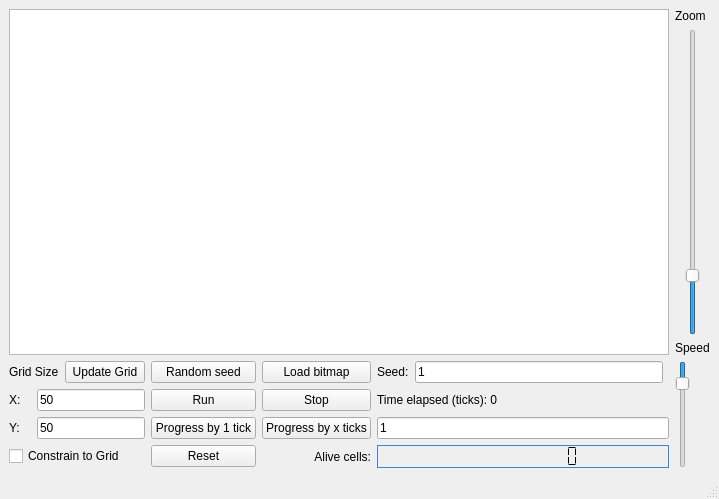
<?xml version="1.0" encoding="UTF-8"?>
<ui version="4.0">
 <class>MainWindow</class>
 <widget class="QMainWindow" name="MainWindow">
  <property name="geometry">
   <rect>
    <x>0</x>
    <y>0</y>
    <width>719</width>
    <height>499</height>
   </rect>
  </property>
  <property name="windowTitle">
   <string>MainWindow</string>
  </property>
  <widget class="QWidget" name="centralwidget">
   <layout class="QGridLayout" name="gridLayout">
    <item row="3" column="5">
     <widget class="QLabel" name="label_Seed">
      <property name="text">
       <string>Seed:</string>
      </property>
     </widget>
    </item>
    <item row="6" column="4">
     <widget class="QLabel" name="label_CellCount">
      <property name="layoutDirection">
       <enum>Qt::LeftToRight</enum>
      </property>
      <property name="text">
       <string>Alive cells:</string>
      </property>
      <property name="alignment">
       <set>Qt::AlignRight|Qt::AlignTrailing|Qt::AlignVCenter</set>
      </property>
     </widget>
    </item>
    <item row="2" column="8">
     <widget class="QLabel" name="label_Speed">
      <property name="text">
       <string>Speed</string>
      </property>
     </widget>
    </item>
    <item row="4" column="1" colspan="2">
     <widget class="QLineEdit" name="edit_gridSize_X">
      <property name="text">
       <string>50</string>
      </property>
     </widget>
    </item>
    <item row="3" column="6">
     <widget class="QLineEdit" name="edit_seed">
      <property name="text">
       <string>1</string>
      </property>
     </widget>
    </item>
    <item row="5" column="0">
     <widget class="QLabel" name="label_StaticY">
      <property name="text">
       <string>Y:</string>
      </property>
     </widget>
    </item>
    <item row="5" column="1" colspan="2">
     <widget class="QLineEdit" name="edit_gridSize_Y">
      <property name="text">
       <string>50</string>
      </property>
     </widget>
    </item>
    <item row="3" column="0" colspan="2">
     <widget class="QLabel" name="label_GridSize">
      <property name="text">
       <string>Grid Size</string>
      </property>
     </widget>
    </item>
    <item row="6" column="0" colspan="3">
     <widget class="QCheckBox" name="check_Constrain">
      <property name="text">
       <string>Constrain to Grid</string>
      </property>
      <property name="tristate">
       <bool>false</bool>
      </property>
     </widget>
    </item>
    <item row="0" column="8">
     <widget class="QLabel" name="label_Zoom">
      <property name="text">
       <string>Zoom</string>
      </property>
     </widget>
    </item>
    <item row="1" column="8" alignment="Qt::AlignHCenter">
     <widget class="QSlider" name="slider_Zoom">
      <property name="minimum">
       <number>3</number>
      </property>
      <property name="value">
       <number>20</number>
      </property>
      <property name="orientation">
       <enum>Qt::Vertical</enum>
      </property>
      <property name="invertedAppearance">
       <bool>false</bool>
      </property>
     </widget>
    </item>
    <item row="3" column="4">
     <widget class="QPushButton" name="pushB_loadBMP">
      <property name="text">
       <string>Load bitmap</string>
      </property>
     </widget>
    </item>
    <item row="4" column="0">
     <widget class="QLabel" name="label_StaticX">
      <property name="text">
       <string>X:</string>
      </property>
     </widget>
    </item>
    <item row="3" column="2">
     <widget class="QPushButton" name="pushB_updateGrid">
      <property name="text">
       <string>Update Grid</string>
      </property>
     </widget>
    </item>
    <item row="4" column="4">
     <widget class="QPushButton" name="pushB_Stop">
      <property name="text">
       <string>Stop</string>
      </property>
     </widget>
    </item>
    <item row="4" column="3">
     <widget class="QPushButton" name="pushB_Run">
      <property name="text">
       <string>Run</string>
      </property>
     </widget>
    </item>
    <item row="3" column="3">
     <widget class="QPushButton" name="pushB_RndSeed">
      <property name="text">
       <string>Random seed</string>
      </property>
     </widget>
    </item>
    <item row="5" column="4">
     <widget class="QPushButton" name="pushB_ProgressX">
      <property name="text">
       <string>Progress by x ticks</string>
      </property>
     </widget>
    </item>
    <item row="6" column="3">
     <widget class="QPushButton" name="pushB_resetGrid">
      <property name="text">
       <string>Reset</string>
      </property>
     </widget>
    </item>
    <item row="5" column="3">
     <widget class="QPushButton" name="pushB_Progress1">
      <property name="text">
       <string>Progress by 1 tick</string>
      </property>
     </widget>
    </item>
    <item row="0" column="0" rowspan="3" colspan="8">
     <widget class="QTableView" name="myTableView">
      <property name="autoFillBackground">
       <bool>false</bool>
      </property>
      <property name="frameShape">
       <enum>QFrame::StyledPanel</enum>
      </property>
      <property name="frameShadow">
       <enum>QFrame::Sunken</enum>
      </property>
      <property name="editTriggers">
       <set>QAbstractItemView::SelectedClicked</set>
      </property>
      <property name="tabKeyNavigation">
       <bool>false</bool>
      </property>
      <property name="selectionMode">
       <enum>QAbstractItemView::NoSelection</enum>
      </property>
      <property name="verticalScrollMode">
       <enum>QAbstractItemView::ScrollPerPixel</enum>
      </property>
      <property name="horizontalScrollMode">
       <enum>QAbstractItemView::ScrollPerPixel</enum>
      </property>
      <property name="showGrid">
       <bool>true</bool>
      </property>
      <property name="cornerButtonEnabled">
       <bool>false</bool>
      </property>
      <attribute name="horizontalHeaderVisible">
       <bool>false</bool>
      </attribute>
      <attribute name="horizontalHeaderCascadingSectionResizes">
       <bool>false</bool>
      </attribute>
      <attribute name="horizontalHeaderMinimumSectionSize">
       <number>1</number>
      </attribute>
      <attribute name="horizontalHeaderDefaultSectionSize">
       <number>20</number>
      </attribute>
      <attribute name="horizontalHeaderHighlightSections">
       <bool>false</bool>
      </attribute>
      <attribute name="verticalHeaderVisible">
       <bool>false</bool>
      </attribute>
      <attribute name="verticalHeaderCascadingSectionResizes">
       <bool>false</bool>
      </attribute>
      <attribute name="verticalHeaderMinimumSectionSize">
       <number>1</number>
      </attribute>
      <attribute name="verticalHeaderDefaultSectionSize">
       <number>20</number>
      </attribute>
      <attribute name="verticalHeaderHighlightSections">
       <bool>false</bool>
      </attribute>
     </widget>
    </item>
    <item row="4" column="5" colspan="3">
     <widget class="QLabel" name="label_TimeElapsed">
      <property name="text">
       <string>Time elapsed (ticks): 0</string>
      </property>
     </widget>
    </item>
    <item row="5" column="5" colspan="3">
     <widget class="QLineEdit" name="edit_stepSize">
      <property name="text">
       <string>1</string>
      </property>
     </widget>
    </item>
    <item row="6" column="5" colspan="3">
     <widget class="QLCDNumber" name="Screen_CellCount">
      <property name="palette">
       <palette>
        <active>
         <colorrole role="WindowText">
          <brush brushstyle="SolidPattern">
           <color alpha="255">
            <red>0</red>
            <green>0</green>
            <blue>0</blue>
           </color>
          </brush>
         </colorrole>
         <colorrole role="Button">
          <brush brushstyle="SolidPattern">
           <color alpha="255">
            <red>85</red>
            <green>170</green>
            <blue>255</blue>
           </color>
          </brush>
         </colorrole>
         <colorrole role="Light">
          <brush brushstyle="SolidPattern">
           <color alpha="255">
            <red>213</red>
            <green>234</green>
            <blue>255</blue>
           </color>
          </brush>
         </colorrole>
         <colorrole role="Midlight">
          <brush brushstyle="SolidPattern">
           <color alpha="255">
            <red>149</red>
            <green>202</green>
            <blue>255</blue>
           </color>
          </brush>
         </colorrole>
         <colorrole role="Dark">
          <brush brushstyle="SolidPattern">
           <color alpha="255">
            <red>42</red>
            <green>85</green>
            <blue>127</blue>
           </color>
          </brush>
         </colorrole>
         <colorrole role="Mid">
          <brush brushstyle="SolidPattern">
           <color alpha="255">
            <red>56</red>
            <green>113</green>
            <blue>170</blue>
           </color>
          </brush>
         </colorrole>
         <colorrole role="Text">
          <brush brushstyle="SolidPattern">
           <color alpha="255">
            <red>0</red>
            <green>0</green>
            <blue>0</blue>
           </color>
          </brush>
         </colorrole>
         <colorrole role="BrightText">
          <brush brushstyle="SolidPattern">
           <color alpha="255">
            <red>255</red>
            <green>255</green>
            <blue>255</blue>
           </color>
          </brush>
         </colorrole>
         <colorrole role="ButtonText">
          <brush brushstyle="SolidPattern">
           <color alpha="255">
            <red>0</red>
            <green>0</green>
            <blue>0</blue>
           </color>
          </brush>
         </colorrole>
         <colorrole role="Base">
          <brush brushstyle="SolidPattern">
           <color alpha="255">
            <red>255</red>
            <green>255</green>
            <blue>255</blue>
           </color>
          </brush>
         </colorrole>
         <colorrole role="Window">
          <brush brushstyle="SolidPattern">
           <color alpha="255">
            <red>85</red>
            <green>170</green>
            <blue>255</blue>
           </color>
          </brush>
         </colorrole>
         <colorrole role="Shadow">
          <brush brushstyle="SolidPattern">
           <color alpha="255">
            <red>0</red>
            <green>0</green>
            <blue>0</blue>
           </color>
          </brush>
         </colorrole>
         <colorrole role="AlternateBase">
          <brush brushstyle="SolidPattern">
           <color alpha="255">
            <red>170</red>
            <green>212</green>
            <blue>255</blue>
           </color>
          </brush>
         </colorrole>
         <colorrole role="ToolTipBase">
          <brush brushstyle="SolidPattern">
           <color alpha="255">
            <red>255</red>
            <green>255</green>
            <blue>220</blue>
           </color>
          </brush>
         </colorrole>
         <colorrole role="ToolTipText">
          <brush brushstyle="SolidPattern">
           <color alpha="255">
            <red>0</red>
            <green>0</green>
            <blue>0</blue>
           </color>
          </brush>
         </colorrole>
         <colorrole role="PlaceholderText">
          <brush brushstyle="SolidPattern">
           <color alpha="128">
            <red>0</red>
            <green>0</green>
            <blue>0</blue>
           </color>
          </brush>
         </colorrole>
        </active>
        <inactive>
         <colorrole role="WindowText">
          <brush brushstyle="SolidPattern">
           <color alpha="255">
            <red>0</red>
            <green>0</green>
            <blue>0</blue>
           </color>
          </brush>
         </colorrole>
         <colorrole role="Button">
          <brush brushstyle="SolidPattern">
           <color alpha="255">
            <red>85</red>
            <green>170</green>
            <blue>255</blue>
           </color>
          </brush>
         </colorrole>
         <colorrole role="Light">
          <brush brushstyle="SolidPattern">
           <color alpha="255">
            <red>213</red>
            <green>234</green>
            <blue>255</blue>
           </color>
          </brush>
         </colorrole>
         <colorrole role="Midlight">
          <brush brushstyle="SolidPattern">
           <color alpha="255">
            <red>149</red>
            <green>202</green>
            <blue>255</blue>
           </color>
          </brush>
         </colorrole>
         <colorrole role="Dark">
          <brush brushstyle="SolidPattern">
           <color alpha="255">
            <red>42</red>
            <green>85</green>
            <blue>127</blue>
           </color>
          </brush>
         </colorrole>
         <colorrole role="Mid">
          <brush brushstyle="SolidPattern">
           <color alpha="255">
            <red>56</red>
            <green>113</green>
            <blue>170</blue>
           </color>
          </brush>
         </colorrole>
         <colorrole role="Text">
          <brush brushstyle="SolidPattern">
           <color alpha="255">
            <red>0</red>
            <green>0</green>
            <blue>0</blue>
           </color>
          </brush>
         </colorrole>
         <colorrole role="BrightText">
          <brush brushstyle="SolidPattern">
           <color alpha="255">
            <red>255</red>
            <green>255</green>
            <blue>255</blue>
           </color>
          </brush>
         </colorrole>
         <colorrole role="ButtonText">
          <brush brushstyle="SolidPattern">
           <color alpha="255">
            <red>0</red>
            <green>0</green>
            <blue>0</blue>
           </color>
          </brush>
         </colorrole>
         <colorrole role="Base">
          <brush brushstyle="SolidPattern">
           <color alpha="255">
            <red>255</red>
            <green>255</green>
            <blue>255</blue>
           </color>
          </brush>
         </colorrole>
         <colorrole role="Window">
          <brush brushstyle="SolidPattern">
           <color alpha="255">
            <red>85</red>
            <green>170</green>
            <blue>255</blue>
           </color>
          </brush>
         </colorrole>
         <colorrole role="Shadow">
          <brush brushstyle="SolidPattern">
           <color alpha="255">
            <red>0</red>
            <green>0</green>
            <blue>0</blue>
           </color>
          </brush>
         </colorrole>
         <colorrole role="AlternateBase">
          <brush brushstyle="SolidPattern">
           <color alpha="255">
            <red>170</red>
            <green>212</green>
            <blue>255</blue>
           </color>
          </brush>
         </colorrole>
         <colorrole role="ToolTipBase">
          <brush brushstyle="SolidPattern">
           <color alpha="255">
            <red>255</red>
            <green>255</green>
            <blue>220</blue>
           </color>
          </brush>
         </colorrole>
         <colorrole role="ToolTipText">
          <brush brushstyle="SolidPattern">
           <color alpha="255">
            <red>0</red>
            <green>0</green>
            <blue>0</blue>
           </color>
          </brush>
         </colorrole>
         <colorrole role="PlaceholderText">
          <brush brushstyle="SolidPattern">
           <color alpha="128">
            <red>0</red>
            <green>0</green>
            <blue>0</blue>
           </color>
          </brush>
         </colorrole>
        </inactive>
        <disabled>
         <colorrole role="WindowText">
          <brush brushstyle="SolidPattern">
           <color alpha="255">
            <red>42</red>
            <green>85</green>
            <blue>127</blue>
           </color>
          </brush>
         </colorrole>
         <colorrole role="Button">
          <brush brushstyle="SolidPattern">
           <color alpha="255">
            <red>85</red>
            <green>170</green>
            <blue>255</blue>
           </color>
          </brush>
         </colorrole>
         <colorrole role="Light">
          <brush brushstyle="SolidPattern">
           <color alpha="255">
            <red>213</red>
            <green>234</green>
            <blue>255</blue>
           </color>
          </brush>
         </colorrole>
         <colorrole role="Midlight">
          <brush brushstyle="SolidPattern">
           <color alpha="255">
            <red>149</red>
            <green>202</green>
            <blue>255</blue>
           </color>
          </brush>
         </colorrole>
         <colorrole role="Dark">
          <brush brushstyle="SolidPattern">
           <color alpha="255">
            <red>42</red>
            <green>85</green>
            <blue>127</blue>
           </color>
          </brush>
         </colorrole>
         <colorrole role="Mid">
          <brush brushstyle="SolidPattern">
           <color alpha="255">
            <red>56</red>
            <green>113</green>
            <blue>170</blue>
           </color>
          </brush>
         </colorrole>
         <colorrole role="Text">
          <brush brushstyle="SolidPattern">
           <color alpha="255">
            <red>42</red>
            <green>85</green>
            <blue>127</blue>
           </color>
          </brush>
         </colorrole>
         <colorrole role="BrightText">
          <brush brushstyle="SolidPattern">
           <color alpha="255">
            <red>255</red>
            <green>255</green>
            <blue>255</blue>
           </color>
          </brush>
         </colorrole>
         <colorrole role="ButtonText">
          <brush brushstyle="SolidPattern">
           <color alpha="255">
            <red>42</red>
            <green>85</green>
            <blue>127</blue>
           </color>
          </brush>
         </colorrole>
         <colorrole role="Base">
          <brush brushstyle="SolidPattern">
           <color alpha="255">
            <red>85</red>
            <green>170</green>
            <blue>255</blue>
           </color>
          </brush>
         </colorrole>
         <colorrole role="Window">
          <brush brushstyle="SolidPattern">
           <color alpha="255">
            <red>85</red>
            <green>170</green>
            <blue>255</blue>
           </color>
          </brush>
         </colorrole>
         <colorrole role="Shadow">
          <brush brushstyle="SolidPattern">
           <color alpha="255">
            <red>0</red>
            <green>0</green>
            <blue>0</blue>
           </color>
          </brush>
         </colorrole>
         <colorrole role="AlternateBase">
          <brush brushstyle="SolidPattern">
           <color alpha="255">
            <red>85</red>
            <green>170</green>
            <blue>255</blue>
           </color>
          </brush>
         </colorrole>
         <colorrole role="ToolTipBase">
          <brush brushstyle="SolidPattern">
           <color alpha="255">
            <red>255</red>
            <green>255</green>
            <blue>220</blue>
           </color>
          </brush>
         </colorrole>
         <colorrole role="ToolTipText">
          <brush brushstyle="SolidPattern">
           <color alpha="255">
            <red>0</red>
            <green>0</green>
            <blue>0</blue>
           </color>
          </brush>
         </colorrole>
         <colorrole role="PlaceholderText">
          <brush brushstyle="SolidPattern">
           <color alpha="128">
            <red>0</red>
            <green>0</green>
            <blue>0</blue>
           </color>
          </brush>
         </colorrole>
        </disabled>
       </palette>
      </property>
      <property name="autoFillBackground">
       <bool>false</bool>
      </property>
      <property name="frameShape">
       <enum>QFrame::StyledPanel</enum>
      </property>
      <property name="frameShadow">
       <enum>QFrame::Raised</enum>
      </property>
      <property name="digitCount">
       <number>11</number>
      </property>
      <property name="mode">
       <enum>QLCDNumber::Dec</enum>
      </property>
      <property name="segmentStyle">
       <enum>QLCDNumber::Flat</enum>
      </property>
      <property name="intValue" stdset="0">
       <number>0</number>
      </property>
     </widget>
    </item>
    <item row="3" column="8" rowspan="4">
     <widget class="QSlider" name="slider_Speed">
      <property name="minimum">
       <number>80</number>
      </property>
      <property name="maximum">
       <number>500</number>
      </property>
      <property name="singleStep">
       <number>1</number>
      </property>
      <property name="value">
       <number>150</number>
      </property>
      <property name="orientation">
       <enum>Qt::Vertical</enum>
      </property>
      <property name="invertedAppearance">
       <bool>true</bool>
      </property>
     </widget>
    </item>
   </layout>
  </widget>
  <widget class="QMenuBar" name="menubar">
   <property name="geometry">
    <rect>
     <x>0</x>
     <y>0</y>
     <width>719</width>
     <height>26</height>
    </rect>
   </property>
   <property name="font">
    <font>
     <family>Segoe UI</family>
    </font>
   </property>
  </widget>
  <widget class="QStatusBar" name="statusbar"/>
 </widget>
 <resources/>
 <connections/>
</ui>
